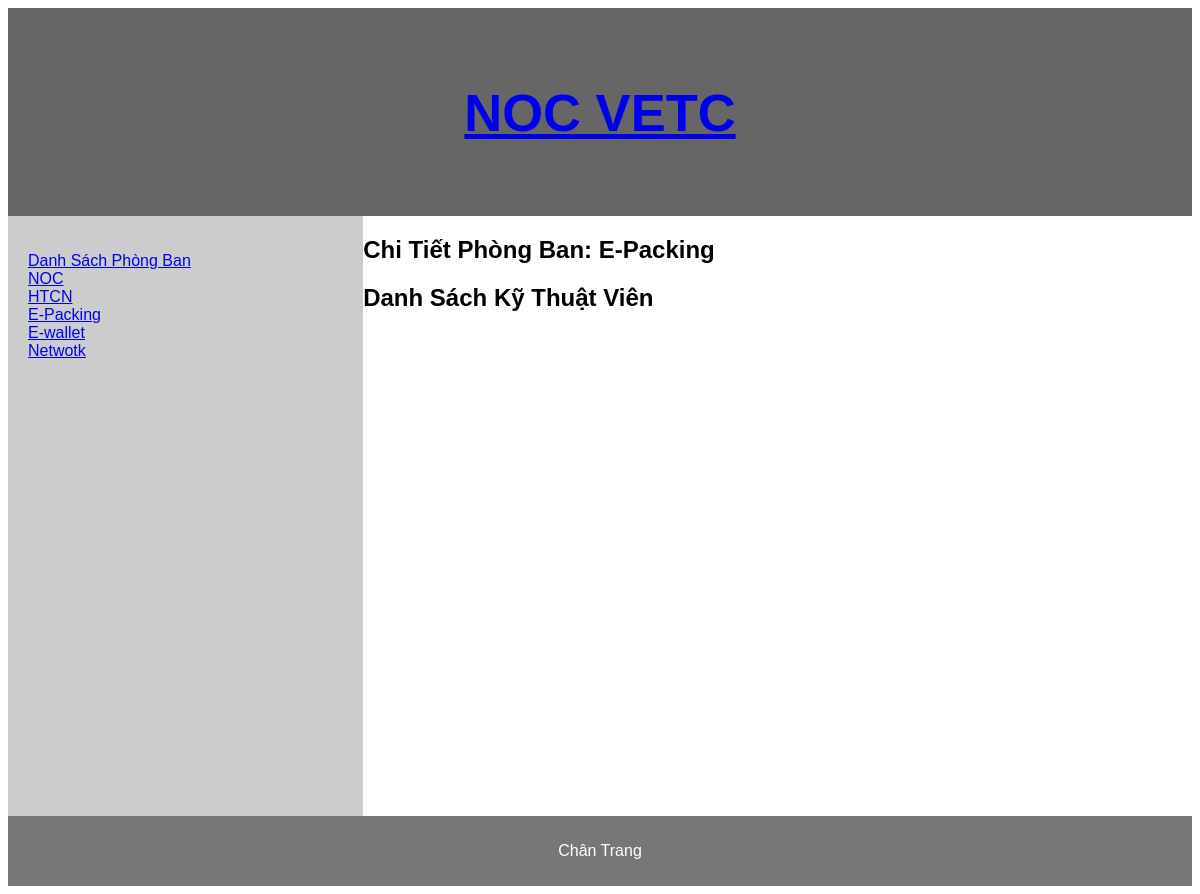
The page /department/3/ on the database its author committed.
### noc_phonebook/models.py (models this page shows, shortened)
class Department(models.Model):
    name = models.CharField(max_length=255)
    description = models.TextField(null=True, blank=True)

### noc_phonebook/views.py (the view)
# urls.py: path('department/<int:id>/', views.department_details, name='department_details'),
def department_details(request, id):
    abc=Department.objects.all()
    department = get_object_or_404(Department, id=id)
    technicals = Technical.objects.filter(department=department)
    dpm_issues = DpmIssue.objects.filter(department=department)
    return render(request, 'noc_phonebook/department_details.html', {
        'department': department,
        'technicals': technicals,
        'dpm_issues': dpm_issues,
        'abc':abc,
    })

### noc_phonebook/templates/noc_phonebook/department_details.html (shortened to what this page needs)
{% extends 'noc_phonebook/base.html' %}
{% block nav %}
  {% for department in abc %}
    <li><a href="{% url 'department_details' department.id %}">{{ department.name }}</a></li>
  {% endfor %}
{% endblock %}
{% block content %}
  <h1>Chi Tiết Phòng Ban: {{ department.name }}</h1>
  <h2>Danh Sách Kỹ Thuật Viên</h2>
{% endblock %}

### noc_phonebook/static/css/styles.css (style rules this page uses)
* { box-sizing: border-box; }
body { font-family: Arial, Helvetica, sans-serif; }

### rows shown on the page
Department: name "NOC"
Department: name "HTCN"
Department: name "E-Packing"
Department: name "E-wallet"
Department: name "Netwotk"
